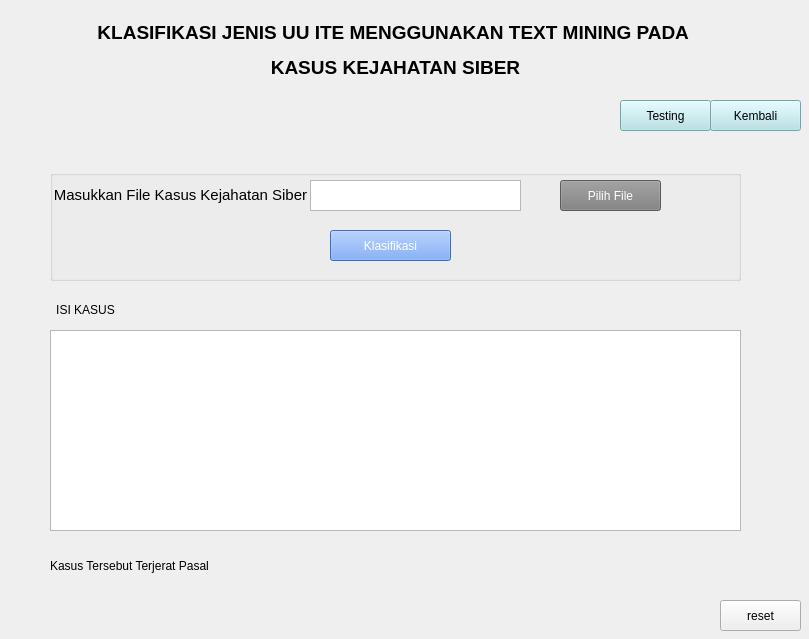
<?xml version="1.0" encoding="UTF-8"?>
<ui version="4.0">
 <class>Form</class>
 <widget class="QWidget" name="Form">
  <property name="geometry">
   <rect>
    <x>0</x>
    <y>0</y>
    <width>809</width>
    <height>639</height>
   </rect>
  </property>
  <property name="windowTitle">
   <string>Form</string>
  </property>
  <widget class="QWidget" name="widget" native="true">
   <property name="geometry">
    <rect>
     <x>-10</x>
     <y>-10</y>
     <width>871</width>
     <height>721</height>
    </rect>
   </property>
   <property name="styleSheet">
    <string notr="true"/>
   </property>
   <widget class="QLabel" name="label">
    <property name="geometry">
     <rect>
      <x>-40</x>
      <y>10</y>
      <width>891</width>
      <height>101</height>
     </rect>
    </property>
    <property name="text">
     <string>&lt;html&gt;&lt;head/&gt;&lt;body&gt;&lt;p align=&quot;center&quot;&gt;&lt;span style=&quot; font-size:14pt; font-weight:600;&quot;&gt;KLASIFIKASI JENIS UU ITE MENGGUNAKAN TEXT MINING PADA &lt;/span&gt;&lt;/p&gt;&lt;p align=&quot;center&quot;&gt;&lt;span style=&quot; font-size:14pt; font-weight:600;&quot;&gt;KASUS KEJAHATAN SIBER&lt;/span&gt;&lt;/p&gt;&lt;/body&gt;&lt;/html&gt;</string>
    </property>
   </widget>
   <widget class="QLabel" name="label_5">
    <property name="geometry">
     <rect>
      <x>60</x>
      <y>310</y>
      <width>71</width>
      <height>21</height>
     </rect>
    </property>
    <property name="styleSheet">
     <string notr="true">font: 12pt &quot;Tw Cen MT&quot;;</string>
    </property>
    <property name="text">
     <string>&lt;html&gt;&lt;head/&gt;&lt;body&gt;&lt;p align=&quot;center&quot;&gt;ISI KASUS&lt;/p&gt;&lt;/body&gt;&lt;/html&gt;</string>
    </property>
   </widget>
   <widget class="QTextEdit" name="isikasus">
    <property name="geometry">
     <rect>
      <x>60</x>
      <y>340</y>
      <width>691</width>
      <height>201</height>
     </rect>
    </property>
    <property name="styleSheet">
     <string notr="true">font: 13pt &quot;Tw Cen MT&quot;;</string>
    </property>
   </widget>
   <widget class="QGroupBox" name="groupBox">
    <property name="geometry">
     <rect>
      <x>60</x>
      <y>180</y>
      <width>691</width>
      <height>111</height>
     </rect>
    </property>
    <property name="title">
     <string/>
    </property>
    <widget class="QLabel" name="label_2">
     <property name="geometry">
      <rect>
       <x>-20</x>
       <y>10</y>
       <width>301</width>
       <height>31</height>
      </rect>
     </property>
     <property name="styleSheet">
      <string notr="true">font: 75 12pt &quot;Tw Cen MT&quot;;</string>
     </property>
     <property name="text">
      <string>&lt;html&gt;&lt;head/&gt;&lt;body&gt;&lt;p align=&quot;center&quot;&gt;&lt;span style=&quot; font-size:11pt;&quot;&gt;Masukkan File Kasus Kejahatan Siber&lt;/span&gt;&lt;/p&gt;&lt;/body&gt;&lt;/html&gt;</string>
     </property>
    </widget>
    <widget class="QTextEdit" name="textEdit">
     <property name="geometry">
      <rect>
       <x>260</x>
       <y>10</y>
       <width>211</width>
       <height>31</height>
      </rect>
     </property>
    </widget>
    <widget class="QPushButton" name="submit">
     <property name="geometry">
      <rect>
       <x>280</x>
       <y>60</y>
       <width>121</width>
       <height>31</height>
      </rect>
     </property>
     <property name="styleSheet">
      <string notr="true">font: 14pt &quot;Tw Cen MT&quot;;background:#6495ED;color: white;text: bold;</string>
     </property>
     <property name="text">
      <string>Klasifikasi</string>
     </property>
    </widget>
    <widget class="QPushButton" name="plihfile">
     <property name="geometry">
      <rect>
       <x>510</x>
       <y>10</y>
       <width>101</width>
       <height>31</height>
      </rect>
     </property>
     <property name="styleSheet">
      <string notr="true">font: 12pt &quot;Tw Cen MT&quot;;background: #7e7e7e;color: white;</string>
     </property>
     <property name="text">
      <string>Pilih File</string>
     </property>
    </widget>
   </widget>
   <widget class="QPushButton" name="reset">
    <property name="geometry">
     <rect>
      <x>730</x>
      <y>610</y>
      <width>81</width>
      <height>31</height>
     </rect>
    </property>
    <property name="text">
     <string>reset</string>
    </property>
   </widget>
   <widget class="QLabel" name="label_17">
    <property name="geometry">
     <rect>
      <x>60</x>
      <y>560</y>
      <width>191</width>
      <height>31</height>
     </rect>
    </property>
    <property name="styleSheet">
     <string notr="true">font: 12pt &quot;Tw Cen MT&quot;;</string>
    </property>
    <property name="text">
     <string>Kasus Tersebut Terjerat Pasal </string>
    </property>
   </widget>
   <widget class="QLabel" name="hasil_3">
    <property name="geometry">
     <rect>
      <x>250</x>
      <y>560</y>
      <width>191</width>
      <height>31</height>
     </rect>
    </property>
    <property name="styleSheet">
     <string notr="true">font: 12pt &quot;Tw Cen MT&quot;;</string>
    </property>
    <property name="text">
     <string/>
    </property>
   </widget>
   <widget class="QPushButton" name="testing_2">
    <property name="geometry">
     <rect>
      <x>630</x>
      <y>110</y>
      <width>91</width>
      <height>31</height>
     </rect>
    </property>
    <property name="styleSheet">
     <string notr="true">background: #B0E0E6;</string>
    </property>
    <property name="text">
     <string>Testing</string>
    </property>
   </widget>
   <widget class="QPushButton" name="kembali_2">
    <property name="geometry">
     <rect>
      <x>720</x>
      <y>110</y>
      <width>91</width>
      <height>31</height>
     </rect>
    </property>
    <property name="styleSheet">
     <string notr="true">background: #B0E0E6;</string>
    </property>
    <property name="text">
     <string>Kembali</string>
    </property>
   </widget>
  </widget>
 </widget>
 <resources/>
 <connections/>
</ui>
